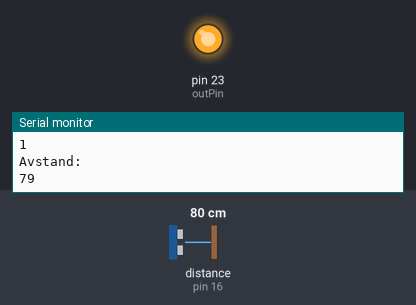
This sketch was run on a simulated Arduino Mega 2560, built with avr-gcc and run on an emulated ATmega2560. Shown: output pins drawn as LEDs (lit = HIGH), the last lines printed to the serial monitor. Wiring (inferred from the names in the program): ultrasonic range finder: trigger pin 17; echo pin 16. The test bench sets the inputs (shaded band); at power-on: distance to the obstacle (sensor on pin 16) 80 cm. The echo pulse lasts 58.3 µs per cm; pins used as bus, display or sensor lines are not drawn.

Above: at 4.2 s.
4.3 s: distance to the obstacle (sensor on pin 16) set to 55 cm
5.8 s: distance to the obstacle (sensor on pin 16) set to 47 cm
At 6.8 s:
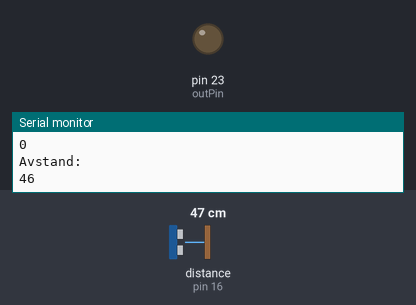
Timing chart, 0 to 8.8 s (numbered marks = the images above; inputs shaded):
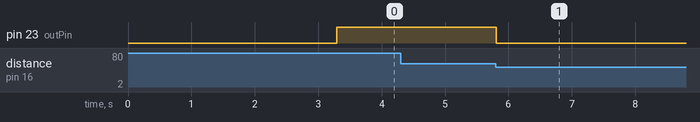

Measured:
- the behaviour switches between 51 and 50 cm on distance to the obstacle (sensor on pin 16) (found by bisection; images 0 and 1)
- after the input at 5.8 s, pin 23 (outPin): HIGH → LOW at once

The sketch:

Distanse_maaler_prosjekt.ino
```cpp
int dl = 50;
int it = 0;
int tid= 3;
int waitIt = tid / (dl*0.001);
int trigPin = 17;
int echoPin = 16;
int outPin = 23;
int failSafe = 0;
int failTime = 0.65;
int failit = failTime / (dl*0.001);


void setup() {
  // put your setup code here, to run once:
  Serial.begin(115200);
  pinMode(trigPin, OUTPUT);
  pinMode(echoPin, INPUT);
  pinMode(outPin, OUTPUT);

}

void loop() {
  // put your main code here, to run repeatedly:
  long duration, distance;
  digitalWrite(trigPin, LOW);
  delayMicroseconds(2);
  digitalWrite(trigPin, HIGH);
  delayMicroseconds(10);
  digitalWrite(trigPin, LOW);
  duration = pulseIn(echoPin, HIGH);
  distance = (duration/2) /29.1;


  if(distance>150 || distance<50){
    digitalWrite(outPin, LOW);
    ++failSafe;
    if(failSafe > failit){
      it = 0;
    }
  }
  else{
    ++it;
    failSafe = 0;

}
if(it >= waitIt){
  digitalWrite(outPin, HIGH);
}
  Serial.println("Outpin: ");
  Serial.println(digitalRead(outPin));
  Serial.println("Avstand:  ");
  Serial.println(distance);
  //Serial.println("It: ");
  //Serial.println(it);
  delay(dl);
}
```
